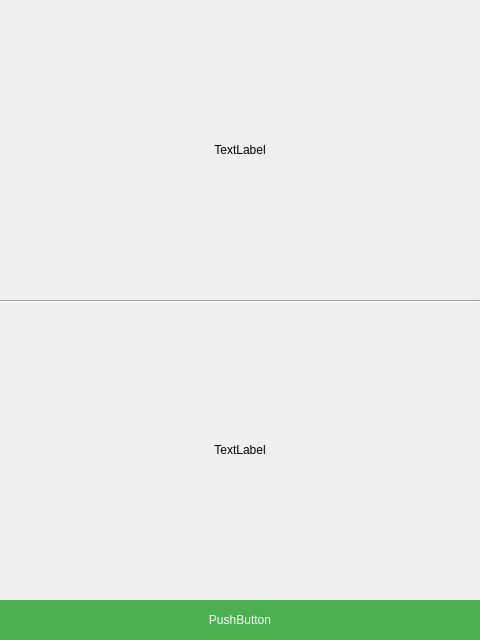
<?xml version="1.0" encoding="UTF-8"?>
<ui version="4.0">
 <class>FlashcardPreviewer</class>
 <widget class="QDialog" name="FlashcardPreviewer">
  <property name="geometry">
   <rect>
    <x>0</x>
    <y>0</y>
    <width>480</width>
    <height>640</height>
   </rect>
  </property>
  <property name="windowTitle">
   <string>Dialog</string>
  </property>
  <property name="styleSheet">
   <string notr="true">QPushButton {
color: white;
background: #4CAF50;
border-radius: 0px;
}

QPushButton:hover {
background: #43A047
}

QPushButton:disabled {
background-color: rgb(204, 204, 204);
}</string>
  </property>
  <widget class="QLabel" name="lblBack">
   <property name="geometry">
    <rect>
     <x>0</x>
     <y>300</y>
     <width>480</width>
     <height>300</height>
    </rect>
   </property>
   <property name="sizePolicy">
    <sizepolicy hsizetype="Fixed" vsizetype="Fixed">
     <horstretch>0</horstretch>
     <verstretch>0</verstretch>
    </sizepolicy>
   </property>
   <property name="text">
    <string>TextLabel</string>
   </property>
   <property name="textFormat">
    <enum>Qt::AutoText</enum>
   </property>
   <property name="scaledContents">
    <bool>true</bool>
   </property>
   <property name="alignment">
    <set>Qt::AlignCenter</set>
   </property>
   <property name="wordWrap">
    <bool>true</bool>
   </property>
  </widget>
  <widget class="QLabel" name="lblFront">
   <property name="geometry">
    <rect>
     <x>0</x>
     <y>0</y>
     <width>480</width>
     <height>300</height>
    </rect>
   </property>
   <property name="sizePolicy">
    <sizepolicy hsizetype="Fixed" vsizetype="Fixed">
     <horstretch>0</horstretch>
     <verstretch>0</verstretch>
    </sizepolicy>
   </property>
   <property name="text">
    <string>TextLabel</string>
   </property>
   <property name="scaledContents">
    <bool>true</bool>
   </property>
   <property name="alignment">
    <set>Qt::AlignCenter</set>
   </property>
   <property name="wordWrap">
    <bool>true</bool>
   </property>
  </widget>
  <widget class="Line" name="line">
   <property name="geometry">
    <rect>
     <x>0</x>
     <y>300</y>
     <width>480</width>
     <height>3</height>
    </rect>
   </property>
   <property name="sizePolicy">
    <sizepolicy hsizetype="Fixed" vsizetype="Fixed">
     <horstretch>0</horstretch>
     <verstretch>0</verstretch>
    </sizepolicy>
   </property>
   <property name="orientation">
    <enum>Qt::Horizontal</enum>
   </property>
  </widget>
  <widget class="QPushButton" name="btnToggle">
   <property name="geometry">
    <rect>
     <x>0</x>
     <y>600</y>
     <width>480</width>
     <height>40</height>
    </rect>
   </property>
   <property name="sizePolicy">
    <sizepolicy hsizetype="Fixed" vsizetype="Fixed">
     <horstretch>0</horstretch>
     <verstretch>0</verstretch>
    </sizepolicy>
   </property>
   <property name="cursor">
    <cursorShape>PointingHandCursor</cursorShape>
   </property>
   <property name="text">
    <string>PushButton</string>
   </property>
  </widget>
 </widget>
 <resources/>
 <connections/>
</ui>
